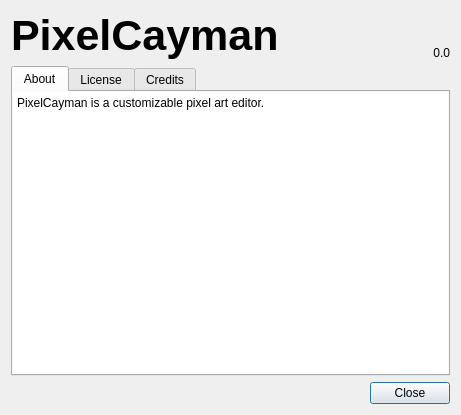
<?xml version="1.0" encoding="UTF-8"?>
<ui version="4.0">
 <class>DialogAbout</class>
 <widget class="QDialog" name="DialogAbout">
  <property name="geometry">
   <rect>
    <x>0</x>
    <y>0</y>
    <width>461</width>
    <height>415</height>
   </rect>
  </property>
  <property name="windowTitle">
   <string>About</string>
  </property>
  <layout class="QVBoxLayout" name="verticalLayout">
   <item>
    <layout class="QHBoxLayout" name="horizontalLayout">
     <item>
      <widget class="QLabel" name="label_name">
       <property name="font">
        <font>
         <pointsize>32</pointsize>
         <weight>75</weight>
         <bold>true</bold>
        </font>
       </property>
       <property name="text">
        <string>PixelCayman</string>
       </property>
      </widget>
     </item>
     <item>
      <widget class="QLabel" name="label_version">
       <property name="text">
        <string notr="true">0.0</string>
       </property>
       <property name="alignment">
        <set>Qt::AlignBottom|Qt::AlignRight|Qt::AlignTrailing</set>
       </property>
      </widget>
     </item>
    </layout>
   </item>
   <item>
    <widget class="QTabWidget" name="tabWidget">
     <property name="currentIndex">
      <number>0</number>
     </property>
     <widget class="QWidget" name="tab">
      <attribute name="title">
       <string>About</string>
      </attribute>
      <layout class="QVBoxLayout" name="verticalLayout_3">
       <property name="leftMargin">
        <number>0</number>
       </property>
       <property name="topMargin">
        <number>0</number>
       </property>
       <property name="rightMargin">
        <number>0</number>
       </property>
       <property name="bottomMargin">
        <number>0</number>
       </property>
       <item>
        <widget class="QPlainTextEdit" name="plainTextEdit">
         <property name="frameShape">
          <enum>QFrame::NoFrame</enum>
         </property>
         <property name="readOnly">
          <bool>true</bool>
         </property>
         <property name="plainText">
          <string>PixelCayman is a customizable pixel art editor.</string>
         </property>
         <property name="textInteractionFlags">
          <set>Qt::TextSelectableByKeyboard|Qt::TextSelectableByMouse</set>
         </property>
        </widget>
       </item>
      </layout>
     </widget>
     <widget class="QWidget" name="tab_2">
      <attribute name="title">
       <string>License</string>
      </attribute>
      <layout class="QVBoxLayout" name="verticalLayout_2">
       <property name="leftMargin">
        <number>0</number>
       </property>
       <property name="topMargin">
        <number>0</number>
       </property>
       <property name="rightMargin">
        <number>0</number>
       </property>
       <property name="bottomMargin">
        <number>0</number>
       </property>
       <item>
        <widget class="QTextBrowser" name="text_license">
         <property name="frameShape">
          <enum>QFrame::NoFrame</enum>
         </property>
         <property name="undoRedoEnabled">
          <bool>false</bool>
         </property>
         <property name="readOnly">
          <bool>true</bool>
         </property>
         <property name="textInteractionFlags">
          <set>Qt::LinksAccessibleByMouse|Qt::TextSelectableByKeyboard|Qt::TextSelectableByMouse</set>
         </property>
         <property name="openLinks">
          <bool>false</bool>
         </property>
        </widget>
       </item>
      </layout>
     </widget>
     <widget class="QWidget" name="tab_3">
      <attribute name="title">
       <string>Credits</string>
      </attribute>
      <layout class="QVBoxLayout" name="verticalLayout_4">
       <property name="leftMargin">
        <number>0</number>
       </property>
       <property name="topMargin">
        <number>0</number>
       </property>
       <property name="rightMargin">
        <number>0</number>
       </property>
       <property name="bottomMargin">
        <number>0</number>
       </property>
       <item>
        <widget class="QPlainTextEdit" name="plainTextEdit_2">
         <property name="frameShape">
          <enum>QFrame::NoFrame</enum>
         </property>
         <property name="readOnly">
          <bool>true</bool>
         </property>
         <property name="plainText">
          <string>Mattia &quot;Melanosuchus&quot; Basaglia (Maintainer)</string>
         </property>
         <property name="textInteractionFlags">
          <set>Qt::TextSelectableByKeyboard|Qt::TextSelectableByMouse</set>
         </property>
        </widget>
       </item>
      </layout>
     </widget>
    </widget>
   </item>
   <item>
    <widget class="QDialogButtonBox" name="buttonBox">
     <property name="standardButtons">
      <set>QDialogButtonBox::Close</set>
     </property>
    </widget>
   </item>
  </layout>
 </widget>
 <resources/>
 <connections>
  <connection>
   <sender>buttonBox</sender>
   <signal>clicked(QAbstractButton*)</signal>
   <receiver>DialogAbout</receiver>
   <slot>accept()</slot>
   <hints>
    <hint type="sourcelabel">
     <x>360</x>
     <y>378</y>
    </hint>
    <hint type="destinationlabel">
     <x>352</x>
     <y>476</y>
    </hint>
   </hints>
  </connection>
 </connections>
</ui>
